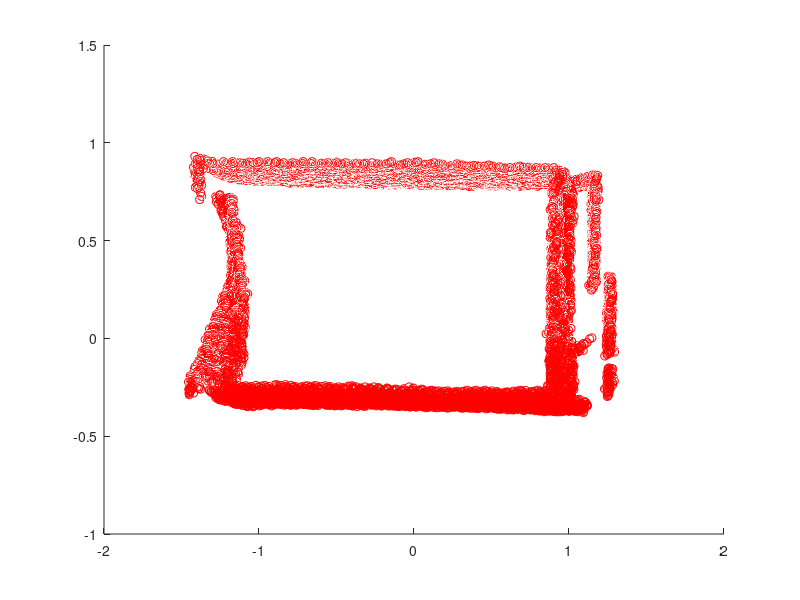

Source code (MATLAB): (Note: this script raises an error after producing the figure.)
data = load('cluttered_hallway.txt');
hold on;
scatter3(data(:,1), data(:,2), data(:,3), 'r');
axis([-2 2 -1 1.5 1.5 3])

[x y] = meshgrid(-2:0.1:3);

left = data((data(:,1) < -1.0), :, :);
c_left = ransac(left, 10000, 1e-1)
left_plane = c_left(1)*x + c_left(2)*y + c_left(3);

right = data((data(:,1) > 0.7), :, :);
c_right = ransac(right, 10000, 1e-1)
right_plane = c_right(1)*x + c_right(2)*y + c_right(3);

upper = data((data(:,2) < 0), :, :);
c_upper = ransac(upper, 10000, 1e-1)
upper_plane = c_upper(1)*x + c_upper(2)*y + c_upper(3);

floor = data((data(:,2) > 0.7), :, :);
c_floor = ransac(floor, 10000, 1e-1)
floor_plane = c_floor(1)*x + c_floor(2)*y + c_floor(3);

s_left = calculate_smoothness(left, c_left)
s_right = calculate_smoothness(right, c_right)
s_upper = calculate_smoothness(upper, c_upper)
s_floor = calculate_smoothness(floor, c_floor)

surf(x, y, left_plane, 'FaceColor', 'red')
surf(x, y, right_plane, 'FaceColor', 'green')
surf(x, y, upper_plane, 'FaceColor', 'yellow')
surf(x, y, floor_plane, 'FaceColor', 'blue')

